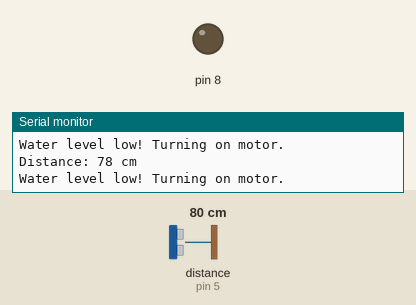
The sketch below on a simulated Arduino Uno, built with avr-gcc and run on an emulated ATmega328P. On the bench: output pins drawn as LEDs (lit = HIGH), the last lines printed to the serial monitor. Wiring (inferred from the names in the program): ultrasonic range finder: trigger pin 4; echo pin 5. The test bench sets the inputs (shaded band); at power-on: distance to the obstacle (sensor on pin 5) 80 cm. The echo pulse lasts 58.3 µs per cm; pins used as bus, display or sensor lines are not drawn.

Above: at 3.3 s.
3.4 s: distance to the obstacle (sensor on pin 5) set to 13 cm
6.7 s: distance to the obstacle (sensor on pin 5) set to 10 cm
At 9.0 s:
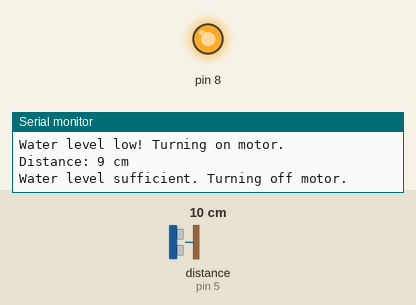
10.0 s: distance to the obstacle (sensor on pin 5) set to 18 cm
At 11.0 s:
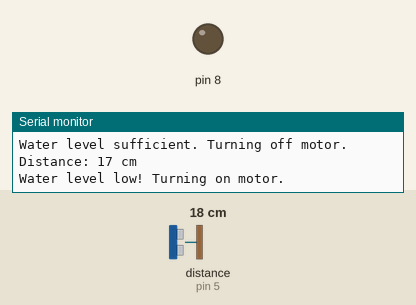
13.3 s: distance to the obstacle (sensor on pin 5) set to 2 cm
At 16.1 s:
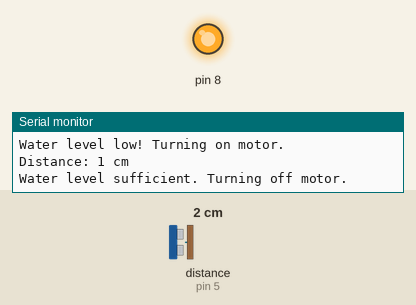
Timing chart, 0 to 17.6 s (numbered marks = the images above; inputs shaded):
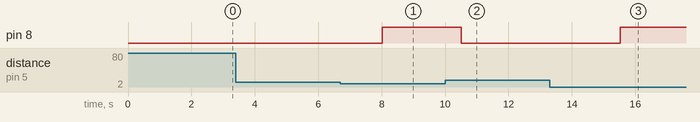

The sketch:

water_level_detection.ino
```cpp
const int TRIG_PIN = 4;  // Pin for the Trigger
const int ECHO_PIN = 5; // Pin for the Echo

void setup() {
  Serial.begin(9600); // Start serial communication at 9600 baud
  pinMode(TRIG_PIN, OUTPUT); // Set TRIG_PIN as OUTPUT
  pinMode(ECHO_PIN, INPUT);  // Set ECHO_PIN as INPUT
  pinMode(8, OUTPUT);
}

void loop() {
  // Clear the trigger
  digitalWrite(TRIG_PIN, LOW);
  delayMicroseconds(2);

  // Send a 10µs pulse to trigger the sensor
  digitalWrite(TRIG_PIN, HIGH);
  delayMicroseconds(10);
  digitalWrite(TRIG_PIN, LOW);

  // Read the echo pulse duration in microseconds
  long duration = pulseIn(ECHO_PIN, HIGH);

  // Calculate the distance (duration / 2) * speed of sound
  int distance = duration * 0.034 / 2;

  // Print the distance on the Serial Monitor
  Serial.print("Distance: ");
  Serial.print(distance);
  Serial.println(" cm");

  delay(500); // Delay between measurements
  if (distance > 10)
  {
    Serial.println("Water level low! Turning on motor.");
    digitalWrite(8, LOW);
  }
  else
  {
    Serial.println("Water level sufficient. Turning off motor.");
    digitalWrite(8, HIGH);
  }
  delay(2000);
}
```

Measured:
- the behaviour switches between 12 and 11 cm on distance to the obstacle (sensor on pin 5) (found by bisection; images 0 and 1)
- after the input at 6.7 s, pin 8: LOW → HIGH after 1.3 s
- after the input at 10.0 s, pin 8: HIGH → LOW after 0.52 s
- after the input at 13.3 s, pin 8: LOW → HIGH after 2.2 s
